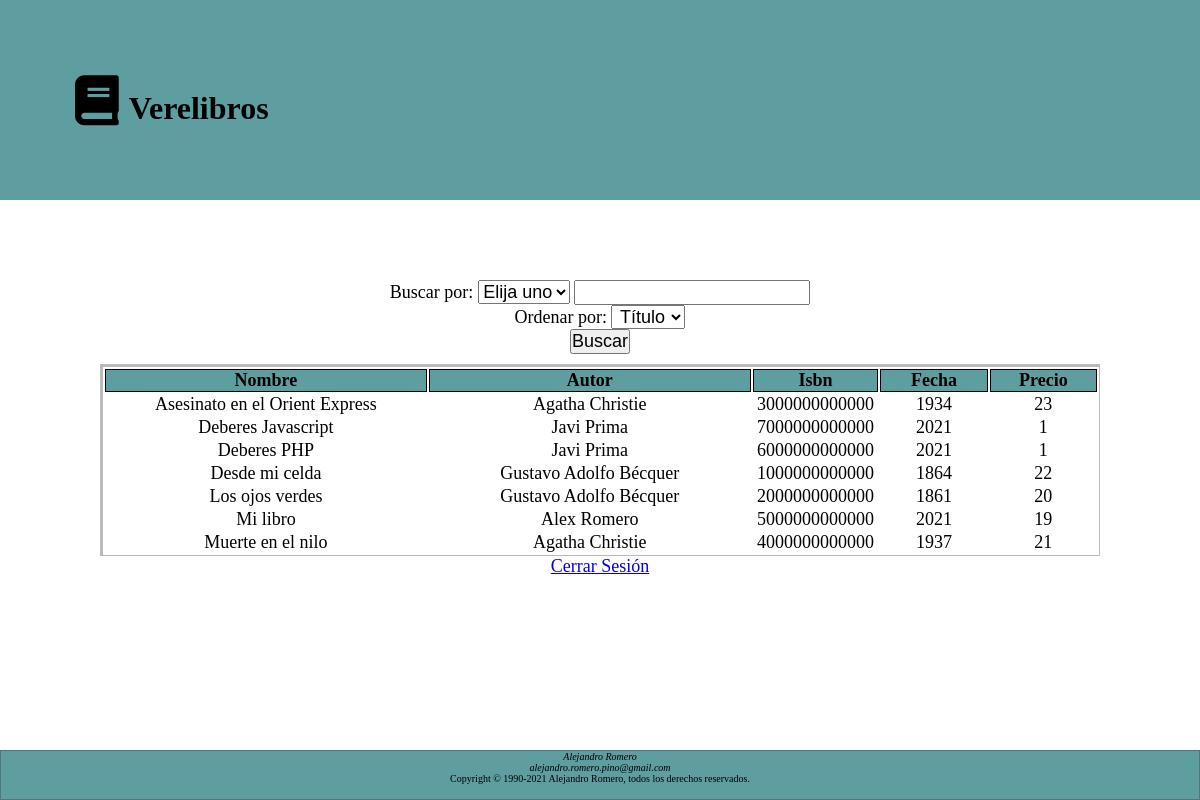
The app's page /pagina.php (signed in) with its own data.
### tables this page shows
CREATE TABLE `libro` (
  `isbn` varchar(13) NOT NULL,
  `anyo_publicacion` int(4) NOT NULL,
  `titulo` varchar(100) NOT NULL,
  `precio` decimal(10,0) NOT NULL,
  `almacenados` int(11) NOT NULL
);

CREATE TABLE `autor` (
  `nombre` varchar(100) NOT NULL,
  `id` int(11) NOT NULL
);

### funcionesBuscarLibro.php (the view, shortened to what this page needs)
                    <?php
    function todosLosLibros($dbh,$orderby,&$nulo) {
        $stmt = $dbh->prepare("SELECT * FROM libro ORDER BY $orderby");
        $stmt->setFetchMode(PDO::FETCH_ASSOC);
        $stmt->execute();
        while($row = $stmt->fetch(PDO::FETCH_ASSOC)) {
            $libro = array();
            $libro["titulo"] = $row["titulo"];
            $libro["isbn"] = $row["isbn"];
            $libro["anyo_publicacion"] = $row["anyo_publicacion"];
            $libro["precio"] = $row["precio"];
            $stmt2 = $dbh->prepare("SELECT idAutor FROM escrito WHERE isbn=:isbn");
            $stmt2->bindParam(":isbn",$libro["isbn"],PDO::PARAM_STR);
            $stmt2->setFetchMode(PDO::FETCH_ASSOC);
            $stmt2->execute();
            while($row2 = $stmt2->fetch(PDO::FETCH_ASSOC)) {
                $isAut = $row2["idAutor"];
                $stmt3 = $dbh->prepare("SELECT nombre FROM autor WHERE id=:idAutor");
                $stmt3->bindParam(":idAutor",$isAut,PDO::PARAM_STR);
                $stmt3->setFetchMode(PDO::FETCH_ASSOC);
                $stmt3->execute();
                while($row3 = $stmt3->fetch(PDO::FETCH_ASSOC)) {
                    ?>
                        <tr>
                            <td><?=$libro["titulo"]?></td>
                            <td><?=$row3["nombre"]?></td>
                            <td><?=$libro["isbn"]?></td>
                            <td><?=$libro["anyo_publicacion"]?></td>
                            <td><?=$libro["precio"]?></td>
                        </tr>
                    <?php
                }
            }
        }
    }
?>

### pagina.php (shortened to what this page needs)
<?php
    require_once "funcionesBuscarLibro.php";
    $cadError = "";
    $cadenaConexion = 'mysql:dbname=verelibros;host=127.0.0.1';
    $usuario = 'promotor';
    $clave = '123';
    $options = array(
        PDO::ATTR_ERRMODE => PDO::ERRMODE_EXCEPTION,
        PDO::MYSQL_ATTR_INIT_COMMAND => "SET NAMES utf8"
    );
?>
<!DOCTYPE html>
<html>
<head>
    <link href="csss/estiloheader.css" rel="stylesheet">
    <link href="csss/estilocuerpo.css" rel="stylesheet">
    <link rel="stylesheet" href="https://use.fontawesome.com/releases/v5.15.4/css/all.css">
    <link href="csss/estilofooter.css" rel="stylesheet">
</head>
<body>
<div class="cuerpo">
    <div class="div_error">
    </div>
    <form action="pagina.php" method="POST" autocomplete="off">
        <label>Buscar por: </label>
        <select name="buscarPor">
            <option value="ninguno">Elija uno</option>
        </select>
        <input type="text" name="buscarPorText"><br>
        <label>Ordenar por:</label>
        <select name="ordenarPor">
            <option value="titulo">Título</option>
        </select><br>
        <input type="submit" name="submit" value="Buscar">
    </form>
    <div class="listaLibros">
        <table>
            <tr class="titulosTabla">
                <td class="texts">Nombre</td>
                <td class="texts">Autor</td>
                <td class="nums">Isbn</td>
                <td class="nums">Fecha</td>
                <td class="nums">Precio</td>
            </tr>
<?php
    $noRes = false;
    try {
        $dbh = new PDO($cadenaConexion, $usuario, $clave, $options);
        if(isset($_POST["submit"])) {
            if($_POST["buscarPor"] == "ninguno") {
                todosLosLibros($dbh,$_POST["ordenarPor"],$noRes);
            } else {
                if(empty($_POST["buscarPorText"])) {
                    $cadError = "Debe insertar el ".$_POST["buscarPor"]." a buscar.";
                } else {
                    if($_POST["buscarPor"]=="autor") {
                        buscarPorAutor($dbh,$_POST["buscarPorText"],$_POST["ordenarPor"],$noRes);
                    } else {
                        buscarPorTituloOISBN($dbh,$_POST["buscarPor"],$_POST["buscarPorText"],$_POST["ordenarPor"],$noRes);
                    }
                }
            }
        } else {
            todosLosLibros($dbh,"titulo",$noRes);
        }
    } catch (PDOException $e) {
        echo "<p style='color:#f00;'>Error del servidor.</p>";
    } finally {
        if (isset($dbh)) {
            $dbh = null;
            if(!empty($cadError)){
                setcookie("error",$cadError,time() + 5);
                header("Location: pagina.php");
            }
        }
    }
?>
        </table>
    </div>
    <div>
        <a href="cerrarSesion.php">Cerrar Sesión</a>
    </div>
</div>
</body>
</html>

### csss/estiloheader.css (style rules this page uses)
* { margin:0;padding:0;box-sizing:border-box;font-size: 0; }
html { height: 100%; }
body { display: flex; flex-direction: column; height: 100%; }
header { flex: 0 0 auto; }
.div1 { height: 200px; width: 100%; background-color: rgb(95, 158, 160); padding-top: 75px; padding-left: 75px; }
.div1 > * { font-size: 32px; display: inline-block; margin-right: 10px; }
#ico1 { font-size: 50px; }

### csss/estilocuerpo.css (style rules this page uses)
html { height: 100%; }
body { display: flex; flex-direction: column; height: 100%; }
.cuerpo { flex: 1 0 auto; width: 100%; min-height: 400px; }
.cuerpo * { font-size: 18px; text-align: center; }
.div_error { font-size: 12px; margin-top: 50px; color: #a00; height: 30px; }
form { margin: auto; }
.listaLibros { margin-left: auto; margin-right: auto; margin-top: 10px; border-width: 3px 1px 1px 3px; border-style: solid; border-color: #bbb; min-height: 100px; width: 100%; max-width: 1000px; }
table { width: 100%; }
table tr > td { border-width: 0px 1px; }
.titulosTabla { font-weight: bold; }
.titulosTabla > * { border: 1px #000 solid; background-color: rgb(95, 158, 160); }
.titulosTabla > .texts { width: 30%; }
.titulosTabla > .nums { width: 10%; }

### csss/estilofooter.css (style rules this page uses)
html { height: 100%; }
body { display: flex; flex-direction: column; height: 100%; }
footer { height: 50px; width: 100%; border: 1px rgb(84, 118, 119) solid; background-color: rgb(95, 158, 160); flex: 0 0 auto; }
footer > * { text-align: center; font-size: 10px; }

### records on screen
libro: titulo "Asesinato en el Orient Express", isbn "3000000000000", anyo_publicacion "1934", precio "23"
autor: nombre "Agatha Christie"
libro: titulo "Deberes Javascript", isbn "7000000000000", anyo_publicacion "2021", precio "1"
autor: nombre "Javi Prima"
libro: titulo "Deberes PHP", isbn "6000000000000", anyo_publicacion "2021", precio "1"
libro: titulo "Desde mi celda", isbn "1000000000000", anyo_publicacion "1864", precio "22"
autor: nombre "Gustavo Adolfo Bécquer"
libro: titulo "Los ojos verdes", isbn "2000000000000", anyo_publicacion "1861", precio "20"
libro: titulo "Mi libro", isbn "5000000000000", anyo_publicacion "2021", precio "19"
autor: nombre "Alex Romero"
libro: titulo "Muerte en el nilo", isbn "4000000000000", anyo_publicacion "1937", precio "21"
